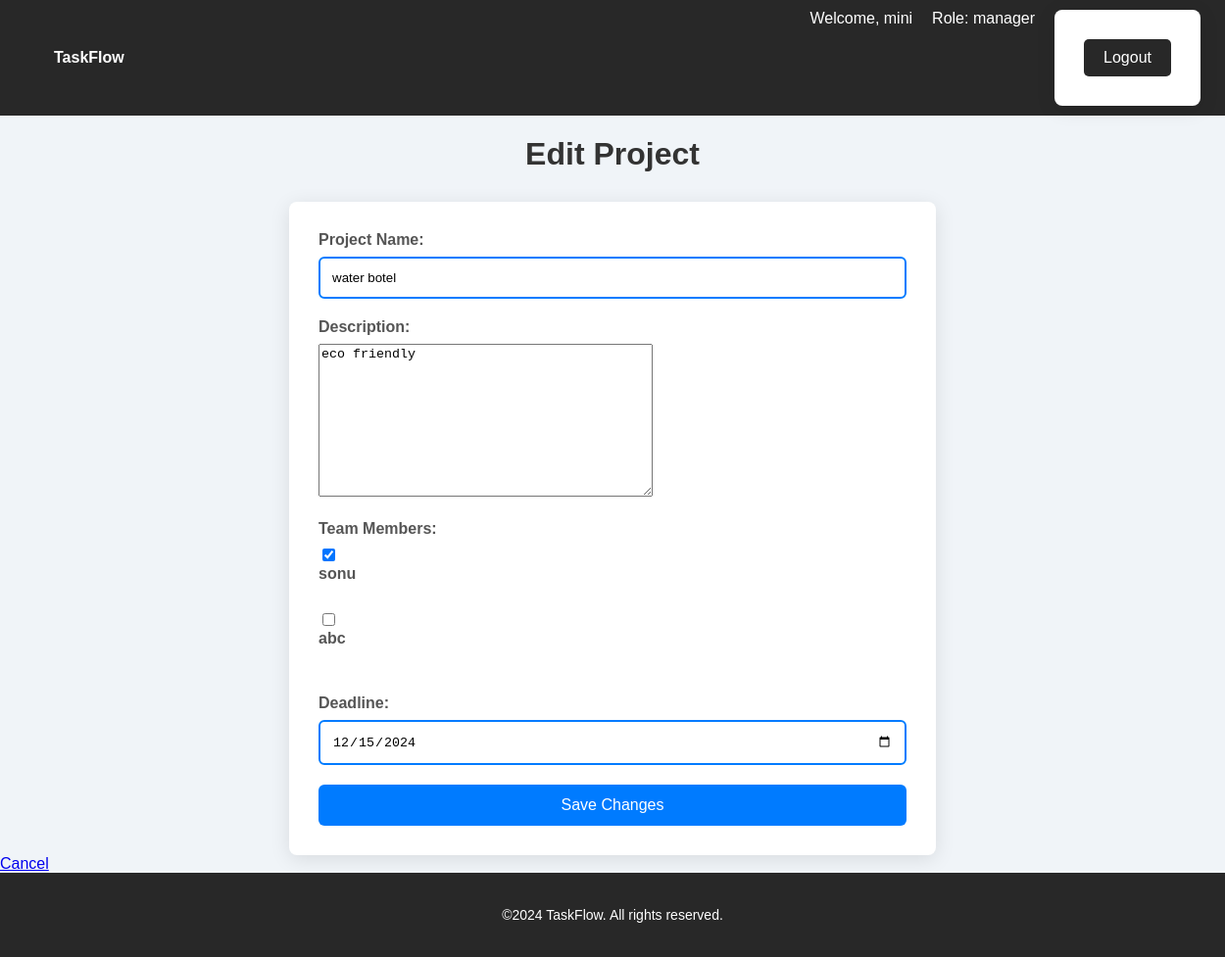
The app's page /edit-project/1/ (signed in) with its own data.
### tasks/models.py (models this page shows, shortened)
class UserProfile(models.Model):
    user = models.OneToOneField(User, on_delete=models.CASCADE)
    role = models.CharField(max_length=20, choices=[
        ('manager', 'Manager'),
        ('team_member', 'Team Member')
    ])

class Project(models.Model):
    name = models.CharField(max_length=255)
    description = models.TextField()
    creator = models.ForeignKey(User, on_delete=models.CASCADE, related_name='created_projects')
    team_members = models.ManyToManyField(User, related_name='team_projects')
    deadline = models.DateField()
    created_at = models.DateTimeField(default=timezone.now)

### tasks/views.py (the view)
# urls.py: path('edit-project/<int:project_id>/', views.edit_project, name='edit_project'),
@login_required
def edit_project(request, project_id):
    user_profile = UserProfile.objects.get(user=request.user)
    project = get_object_or_404(Project, id=project_id)
    if request.method == 'POST':
        form = ProjectForm(request.POST, instance=project)
        if form.is_valid():
            form.save()
            team_member_ids = request.POST.getlist('team_members')
            project.team_members.set(team_member_ids)
            return redirect('manager_home')
    else:
        form = ProjectForm(instance=project)
    team_members = UserProfile.objects.filter(role='team_member').select_related('user')
    context = {
            'form': form,
            'user_profile': user_profile,
            'team_members': team_members,
        }
    return render(request, 'edit_project.html', context)

### tasks/forms.py
class ProjectForm(forms.ModelForm):
    class Meta:
        model = Project
        fields = ['name', 'description', 'team_members', 'deadline']
        widgets = {
            'team_members': forms.CheckboxSelectMultiple(),
            'deadline': forms.DateInput(attrs={'type': 'date'}),
        }

### templates/edit_project.html (shortened to what this page needs)
<!DOCTYPE html>
<html lang="en">
<head>
</head>
<body>
    {% include 'header.html' %}
    <h1>Edit Project</h1>
    <form method="post">
        <div>
            <label for="id_name">Project Name:</label>
            {{ form.name }}
        </div>
        <div>
            <label for="id_description">Description:</label>
            {{ form.description }}
        </div>
        <div>
            <label>Team Members:</label>
            <div class="checkbox-group">
                {% for profile in team_members %}
                    {% if profile.user.userprofile.role == 'team_member' %}
                        <div>
                            <input type="checkbox"
                                   name="team_members"
                                   id="team_member_{{ profile.user.id }}"
                                   value="{{ profile.user.id }}"
                                   {% if profile.user in form.instance.team_members.all %}checked{% endif %}>
                            <label for="team_member_{{ profile.user.id }}">{{ profile.user.username }}</label>
                        </div>
                    {% endif %}
                {% endfor %}
            </div>
        </div>
        <div>
            <label for="id_deadline">Deadline:</label>
            {{ form.deadline }}
        </div>
        <button type="submit">Save Changes</button>
    </form>
    <a href="{% url 'manager_home' %}">Cancel</a>
    {% include 'footer.html' %}
</body>
</html>

### templates/header.html (shortened to what this page needs)
<!DOCTYPE html>
<html lang="en">
<head>
</head>
<body>
    <header>
        <nav>
            <ul>
                <li><a href="{% if user_profile.role == 'manager' %}{% url 'manager_home' %}{% else %}{% url 'team_member_home' %}{% endif %}">TaskFlow</a></li>
            </ul>
            <ul>
                <li><span style="color:white;">Welcome, {{ request.user.username }}</span></li>
                <li>Role: {{ user_profile.role }}</li>
                <li>
                    <form action="{% url 'logout' %}" method="POST">
                        <button type="submit">Logout</button>
                    </form>
                </li>
            </ul>
        </nav>
    </header>
</body>
</html>

### templates/edit_project.html (style rules this page uses)
body { font-family: 'Segoe UI', Tahoma, Geneva, Verdana, sans-serif; background-color: #f0f4f8; margin: 0; padding: 20px; }
h1 { color: #333; text-align: center; margin-bottom: 30px; }
form { background: #ffffff; padding: 30px; border-radius: 8px; box-shadow: 0 4px 20px rgba(0, 0, 0, 0.1); max-width: 600px; margin: 0 auto; }
div { margin-bottom: 20px; }
label { display: block; margin-bottom: 8px; font-weight: bold; color: #555; }
input[type="text"], input[type="date"], select { width: 100%; padding: 12px; border: 2px solid #007bff; border-radius: 6px; box-sizing: border-box; transition: border-color 0.3s; }
button { background-color: #007bff; color: white; border: none; padding: 12px 20px; border-radius: 6px; cursor: pointer; width: 100%; font-size: 16px; transition: background-color 0.3s; }
.checkbox-group { display: flex; flex-direction: column; }

### templates/header.html (style rules this page uses)
body { font-family: Arial, sans-serif; margin: 0; padding: 0; height: 100vh; }
header { background-color: #282828; color: white; padding: 10px 20px; position: relative; width: 100%; top: 0; z-index: 1000; }
nav { max-width: 1200px; margin: 0 auto; display: flex; justify-content: space-between; align-items: center; }
nav ul { display: flex; list-style: none; margin: 0; padding: 0; }
nav ul li { margin-right: 20px; }
nav ul li a { color: white; text-decoration: none; font-weight: bold; padding: 10px; transition: color 0.3s ease; }
nav form button { background-color: #282828; color: white; border: none; padding: 10px 20px; font-size: 16px; cursor: pointer; border-radius: 5px; transition: background-color 0.3s ease; }

### records on screen
UserProfile: role "manager"
Project: name "water botel", description "eco friendly", deadline "12/15/2024"
UserProfile: user_id "☑", user.username "sonu"
UserProfile: user.username "abc"

### other values on screen
{{ request.user.username }} "mini"
